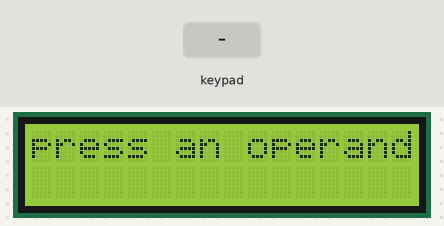
The sketch below on a simulated Arduino Uno, built for the host (arithmetic inside an expression is 32-bit, double 64-bit). Parts: 16×2 character LCD. The test bench sets the inputs (shaded band).

Above: at 1.1 s.
3.3 s: keypad keys 7 + 5 = pressed 0.4 s apart
At 5.1 s:
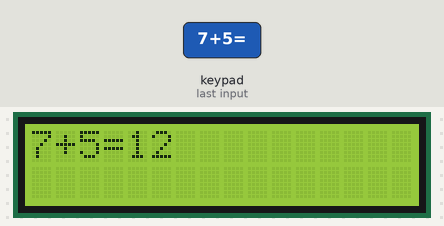
6.4 s: key 'R' pressed
At 6.7 s:
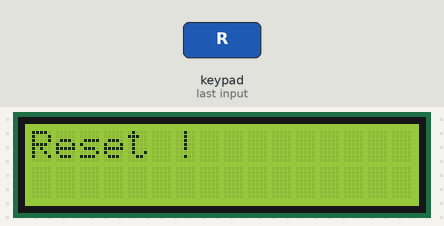
8.9 s: keypad keys 6 * 7 = pressed 0.4 s apart
At 10.4 s:
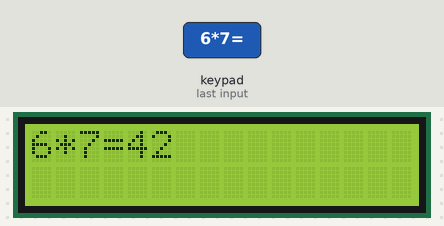
12.0 s: key '+' pressed
At 13.2 s:
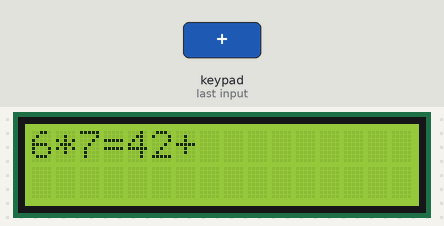
13.5 s: keypad keys 8 / 2 = pressed 0.4 s apart
At 15.2 s:
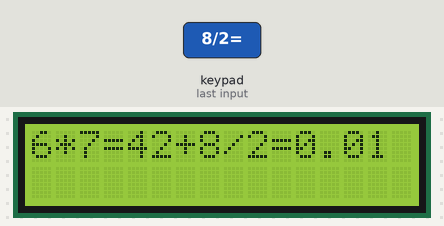
16.6 s: key '/' pressed
Timing chart, 0 to 19.1 s (numbered marks = the images above; inputs shaded):
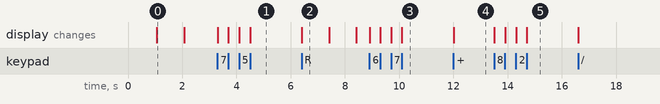

Measured:
- after the input at 3.3 s, the display: first changes at once (image 1 shows a later state)
- after the input at 6.4 s, the display: changes at once (image 2)
- after the input at 8.9 s, the display: first changes at once (image 3 shows a later state)
- after the input at 12.0 s, the display: changes at once (image 4)
- after the input at 13.5 s, the display: first changes at once (image 5 shows a later state)
- what the display in image 0 shows lasts 1.0 s, from 1.1 s to 2.1 s

The sketch:

sketch.ino
```cpp
#include <Keypad.h>
#include <LiquidCrystal.h>
#include <string.h>

LiquidCrystal lcd(12, 11, A0, A1, A2, A3);
const uint8_t ROWS = 4;
const uint8_t COLS = 4;
char keys[ROWS][COLS] = {
  { '1', '2', '3', '+' },
  { '4', '5', '6', '-' },
  { '7', '8', '9', '/' },
  { '*', '0', '=', 'R' }
};

uint8_t colPins[COLS] = { 5, 4, 3, 2 }; // Pins connected to C1, C2, C3, C4
uint8_t rowPins[ROWS] = { 9, 8, 7, 6 }; // Pins connected to R1, R2, R3, R4

Keypad keypad = Keypad(makeKeymap(keys), rowPins, colPins, ROWS, COLS);
boolean firstValue = true;
boolean next = false;
String num1 = "";
String num2 = "";
String op ;


void setup() {
  Serial.begin(9600);
  lcd.begin(16, 2);

  // you can now interact with the LCD, e.g.:
  lcd.print("start !");
  delay(1000);
  lcd.clear();
  lcd.print("press an operand first !");
  delay(1000);
  lcd.clear();
}

void loop() {
  String key = String(keypad.getKey());

  if (key != NO_KEY) {
    if (key == "R"){
      lcd.clear();
      lcd.print("Reset !");
      delay(1000);
      lcd.clear();
      lcd.print("press an operand first !");
      delay(1000);
      lcd.clear();
      firstValue = true;
      next = false;
      num1 = "";
      num2 = "";
      String op;
    }

    else{

    if ((key=="0")||(key=="1")||(key=="2")||(key=="3")||(key=="4")||(key=="5")||(key=="6")||(key=="7")||(key=="8")||(key=="9")){
         if (firstValue == true){
           lcd.print(key);
           num1 = num1 + key;
         }
         if (next == true){
           lcd.print(key);
           num2 = num2 + key;
         }
    }
    else{
      if  (key != "="){
         lcd.print(key);
         op = key;
         firstValue = false;
         next = true;

      }
      else {
         lcd.print("=");
         if  (op == "+"){

         lcd.print(String(num1.toInt()+num2.toInt()));
      }
         if  (op == "-"){
         lcd.print(String(num1.toInt()-num2.toInt()));
      }
      if  (op == "*"){
         lcd.print(String(num1.toInt()*num2.toInt()));
      }
      if  (op == "/"){
         lcd.print(String(num1.toFloat()/num2.toFloat()));
      }

    }
    }
    }
  }
  }
```
